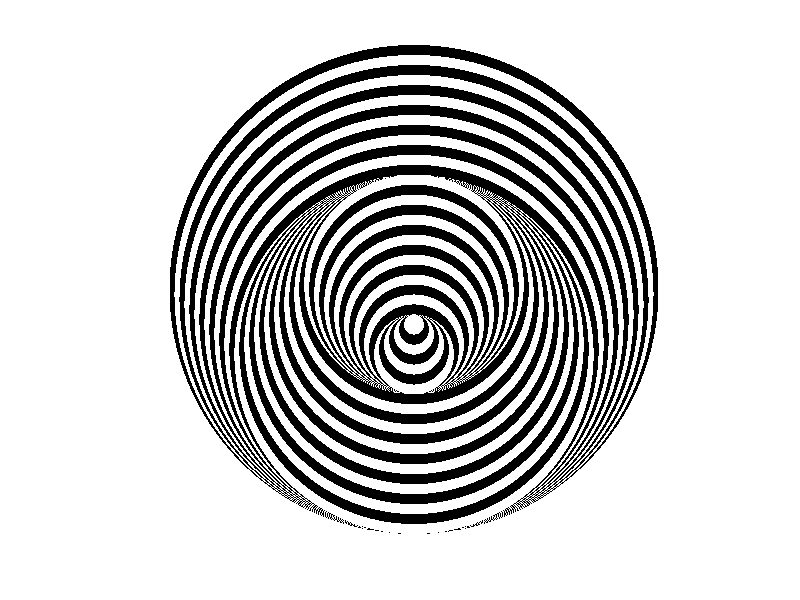

The MATLAB script that drew this image:
%Vertigo Spiral
t=0:0.01:2*pi;
total=14;
r=10;
[x,y]=pol2cart(t,r);
ymin=min(y);
ymax=max(y);
for k=1:total
    r=r-0.2;
    [x,y]=pol2cart(t,r);
    if mod(k,2)
        patch(x,y-min(y),[0 0 0],'edgecolor','none');
    else
        patch(x,y-min(y),[1 1 1],'edgecolor','none')
    end
    
end

ymin=min(y);
ymax=max(y);
for k=1:total
    r=r-0.2;
    [x,y]=pol2cart(t,r);
    if mod(k,2)
        patch(x,2*ymax+y+min(y),[0 0 0],'edgecolor','none');
    else
        patch(x,2*ymax+y+min(y),[1 1 1],'edgecolor','none')
    end
    
end
ymin=min(2*ymax+y+min(y));
ymax=max(y);
for k=1:total
    r=r-0.2;
    [x,y]=pol2cart(t,r);
    if mod(k,2)
        patch(x,ymin+y+max(y),[0 0 0],'edgecolor','none');
    else
        patch(x,ymin+y+max(y),[1 1 1],'edgecolor','none')
    end
    
end

ymin=min(2*ymax+y+min(y));
ymax=max(y);
for k=1:6
    r=r-0.2;
    [x,y]=pol2cart(t,r);
    if mod(k,2)
        patch(x,1.57*ymin+y-max(y),[0 0 0],'edgecolor','none');
    else
        patch(x,1.57*ymin+y-max(y),[1 1 1],'edgecolor','none')
    end
    
end

axis equal off